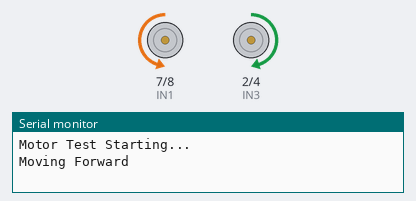
Simulated run of this sketch. Board: Arduino Uno, built with avr-gcc and run on an emulated ATmega328P. On the bench: motor-driver pin pairs drawn as motors (green arrow = first pin HIGH = forward, orange = second pin HIGH = backward, longer = more drive, scaled by the enable pin), the last lines printed to the serial monitor.

Above: at 1.0 s.
At 3.0 s:
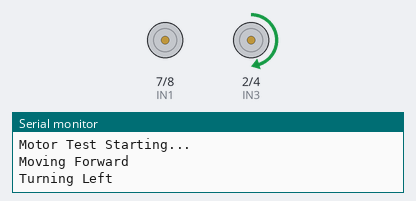
At 5.0 s:
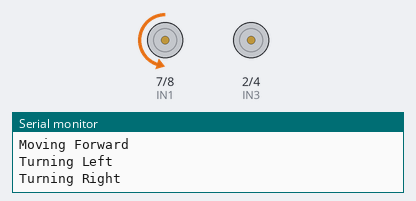
At 7.0 s:
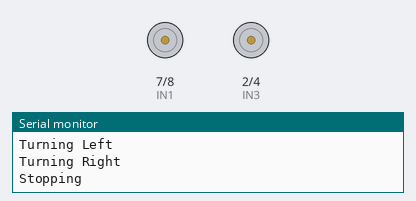
Timing chart, 0 to 10.4 s (numbered marks = the images above):
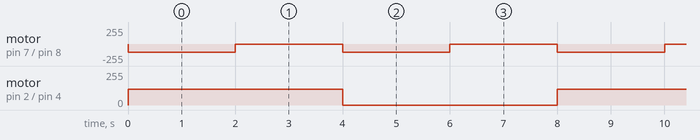

Measured:
- by itself, motor on pin 7 (IN1) / pin 8 (IN2): alternates backward 120/255 for 2.0 s and stopped for 2.0 s
- by itself, motor on pin 2 (IN3) / pin 4 (IN4): alternates forward 120/255 for 4.0 s and stopped for 4.0 s

The sketch:

Motor_Testing.ino
```cpp
// Define motor control pins
#define ENA 9
#define IN2 8
#define IN1 7
#define ENB 6
#define IN4 4
#define IN3 2
#define t 120  // PWM speed (0-255)

void setup() {
    Serial.begin(9600);  // For monitoring in Serial Monitor

    // Initialize motor control pins
    pinMode(IN1, OUTPUT);
    pinMode(IN2, OUTPUT);
    pinMode(IN3, OUTPUT);
    pinMode(IN4, OUTPUT);
    pinMode(ENA, OUTPUT);
    pinMode(ENB, OUTPUT);

    digitalWrite(IN1, LOW);
    digitalWrite(IN2, LOW);
    digitalWrite(IN3, LOW);
    digitalWrite(IN4, LOW);

    Serial.println("Motor Test Starting...");
}

void loop() {
    // Move Forward
    Serial.println("Moving Forward");
    digitalWrite(IN1, LOW);
    digitalWrite(IN2, HIGH);
    analogWrite(ENA, t);
    digitalWrite(IN3, HIGH);
    digitalWrite(IN4, LOW);
    analogWrite(ENB, t);
    delay(2000);

    // Turn Left
    Serial.println("Turning Left");
    digitalWrite(IN1, LOW);
    digitalWrite(IN2, LOW);
    analogWrite(ENA, t);
    digitalWrite(IN3, HIGH);
    digitalWrite(IN4, LOW);
    analogWrite(ENB, t);
    delay(2000);

    // Turn Right
    Serial.println("Turning Right");
    digitalWrite(IN1, LOW);
    digitalWrite(IN2, HIGH);
    analogWrite(ENA, t);
    digitalWrite(IN3, LOW);
    digitalWrite(IN4, LOW);
    analogWrite(ENB, t);
    delay(2000);

    // Stop
    Serial.println("Stopping");
    digitalWrite(IN1, LOW);
    digitalWrite(IN2, LOW);
    digitalWrite(IN3, LOW);
    digitalWrite(IN4, LOW);
    delay(2000);
}
```
